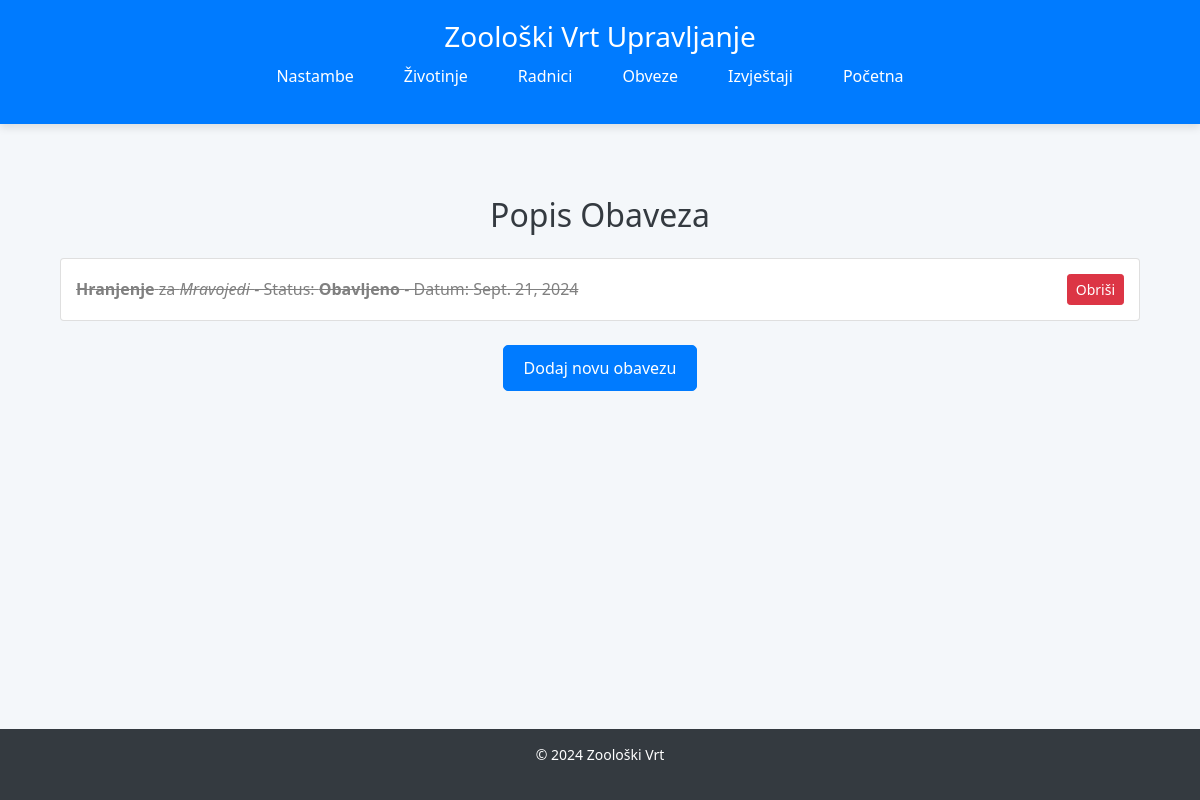
The page /zooloski/obaveze/ on the database as committed earlier.
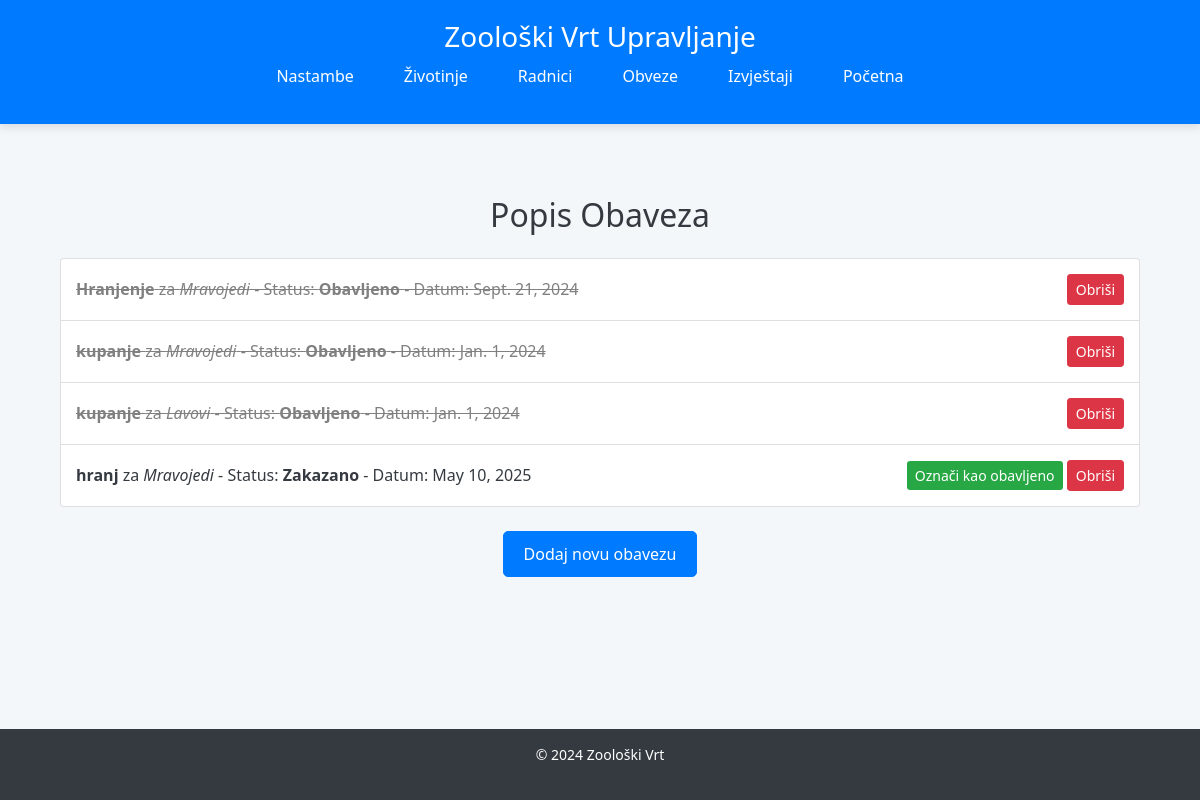
The same page on the database as committed later.
### Zooloski/models.py (models this page shows, shortened)
class Obaveza(models.Model):
    class Meta:
        verbose_name = "Obaveza"
        verbose_name_plural = "Obveze"
    zivotinja = models.ForeignKey(Zivotinja, on_delete=models.CASCADE)
    vrsta_obaveze = models.CharField(max_length=255)  # e.g., feeding, cleaning
    status = models.CharField(max_length=10, choices=[
        ('Obavljeno', 'Obavljeno'),
        ('Zakazano', 'Zakazano'),
    ])
    datum = models.DateField()
    komentari = models.TextField(blank=True, null=True)

class Zivotinja(models.Model):
    class Meta:
        verbose_name = "Zivotinja"
        verbose_name_plural = "Zivotinje"
    hrvatski_naziv = models.CharField(max_length=255)
    latinski_naziv = models.CharField(max_length=255)
    engleski_naziv = models.CharField(max_length=255)
    ime = models.CharField(max_length=255, blank=True, null=True)
    broj = models.IntegerField(blank=True, null=True)  # for group animals
    nastamba = models.ForeignKey(Nastamba, on_delete=models.SET_NULL, null=True)
    porijeklo = models.CharField(max_length=50, choices=[
        ('Kupovina', 'Kupovina'),
        ('Donacija', 'Donacija'),
        ('Rođenje', 'Rođenje'),
    ])
    datum_nastanka = models.DateField()
    arhiviran = models.BooleanField(default=False)  # for archived animals (dead)
    def __str__(self):
        return self.ime or self.hrvatski_naziv

### Zooloski/views.py (the view)
# urls.py: path('obaveze/', views.obaveza_list, name='obaveza_list'),
def obaveza_list(request):
    obaveze = Obaveza.objects.all()
    return render(request, 'obaveza_list.html', {'obaveze': obaveze})

### Zooloski/templates/obaveza_list.html (shortened to what this page needs)
{% extends 'base.html' %}
{% block content %}
<div class="container mt-5">
    <h2 class="text-center mb-4">Popis Obaveza</h2>
    <ul class="list-group mb-4">
        {% for obaveza in obaveze %}
        <li class="list-group-item d-flex justify-content-between align-items-center {% if obaveza.status == 'Obavljeno' %}completed-task{% endif %}">
                <span>
                    <strong>{{ obaveza.vrsta_obaveze }}</strong> za <em>{{ obaveza.zivotinja }}</em> - Status: <strong>{{ obaveza.status }}</strong> - Datum: {{ obaveza.datum }}
                </span>
                <div>
                    {% if obaveza.status != 'Obavljeno' %}
                    <form method="POST" action="{% url 'obaveza_complete' obaveza.id %}" style="display:inline;">
                        <button type="submit" class="btn btn-success btn-sm">Označi kao obavljeno</button>
                    </form>
                    {% endif %}
                    <form method="POST" action="{% url 'obaveza_delete' obaveza.id %}" style="display:inline;">
                        <button type="submit" class="btn btn-danger btn-sm">Obriši</button>
                    </form>
                </div>
        </li>
        {% empty %}
        <li class="list-group-item">Trenutno nema obaveza.</li>
        {% endfor %}
    </ul>
    <div class="text-center">
        <a href="{% url 'obaveza_create' %}" class="btn btn-primary">Dodaj novu obavezu</a>
    </div>
</div>
{% endblock %}

Rows that differ between the two databases and show on the page:
added Obaveza: vrsta_obaveze "kupanje", zivotinja "Mravojedi", status "Obavljeno", datum "Jan. 1, 2024"
added Obaveza: vrsta_obaveze "kupanje", zivotinja "Lavovi", status "Obavljeno", datum "Jan. 1, 2024"
added Obaveza: vrsta_obaveze "hranj", zivotinja "Mravojedi", status "Zakazano", datum "May 10, 2025", shows "Označi kao obavljeno"
